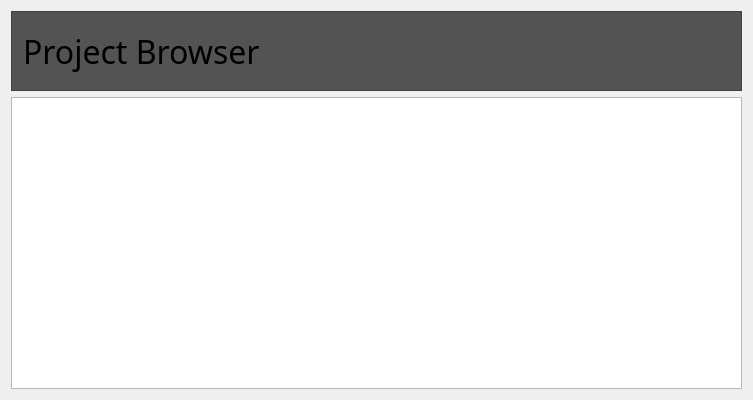
<?xml version="1.0" encoding="UTF-8"?>
<ui version="4.0">
 <class>RZEProjectBrowser</class>
 <widget class="QDialog" name="RZEProjectBrowser">
  <property name="geometry">
   <rect>
    <x>0</x>
    <y>0</y>
    <width>753</width>
    <height>400</height>
   </rect>
  </property>
  <property name="windowTitle">
   <string>RZEProjectBrowser</string>
  </property>
  <layout class="QVBoxLayout" name="verticalLayout">
   <item>
    <widget class="QFrame" name="frame">
     <property name="maximumSize">
      <size>
       <width>16777215</width>
       <height>80</height>
      </size>
     </property>
     <property name="styleSheet">
      <string notr="true">background-color: rgb(83, 83, 83);</string>
     </property>
     <property name="frameShape">
      <enum>QFrame::StyledPanel</enum>
     </property>
     <property name="frameShadow">
      <enum>QFrame::Raised</enum>
     </property>
     <layout class="QHBoxLayout" name="horizontalLayout">
      <item>
       <widget class="QLabel" name="label">
        <property name="font">
         <font>
          <family>Fira Code</family>
          <pointsize>24</pointsize>
         </font>
        </property>
        <property name="text">
         <string>Project Browser</string>
        </property>
       </widget>
      </item>
      <item>
       <spacer name="horizontalSpacer">
        <property name="orientation">
         <enum>Qt::Horizontal</enum>
        </property>
        <property name="sizeHint" stdset="0">
         <size>
          <width>40</width>
          <height>20</height>
         </size>
        </property>
       </spacer>
      </item>
      <item>
       <widget class="QPushButton" name="NewProjectBtn">
        <property name="minimumSize">
         <size>
          <width>60</width>
          <height>60</height>
         </size>
        </property>
        <property name="autoFillBackground">
         <bool>false</bool>
        </property>
        <property name="styleSheet">
         <string notr="true">image: url(:/rzeditor/new_project.png);background-color: rgba(255, 255, 255, 0);</string>
        </property>
        <property name="text">
         <string/>
        </property>
        <property name="flat">
         <bool>true</bool>
        </property>
       </widget>
      </item>
      <item>
       <widget class="QPushButton" name="OpenProjectBtn">
        <property name="minimumSize">
         <size>
          <width>60</width>
          <height>60</height>
         </size>
        </property>
        <property name="autoFillBackground">
         <bool>false</bool>
        </property>
        <property name="styleSheet">
         <string notr="true">image: url(:/rzeditor/open_project.png);
background-color: rgba(255, 255, 255, 0);</string>
        </property>
        <property name="text">
         <string/>
        </property>
        <property name="flat">
         <bool>true</bool>
        </property>
       </widget>
      </item>
     </layout>
    </widget>
   </item>
   <item>
    <widget class="QListWidget" name="projects_history_list"/>
   </item>
  </layout>
 </widget>
 <layoutdefault spacing="6" margin="11"/>
 <resources>
  <include location="../../Resources/RZEResources.qrc"/>
 </resources>
 <connections/>
</ui>
